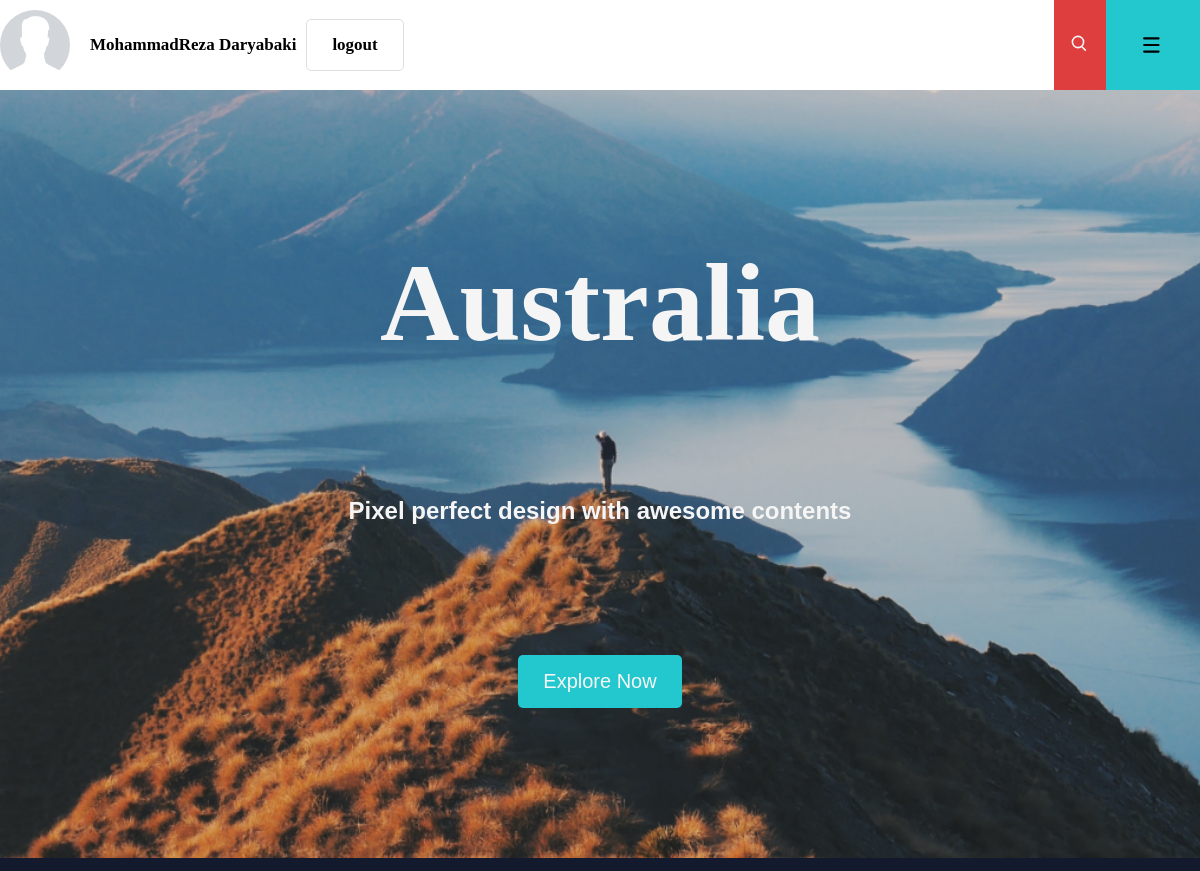
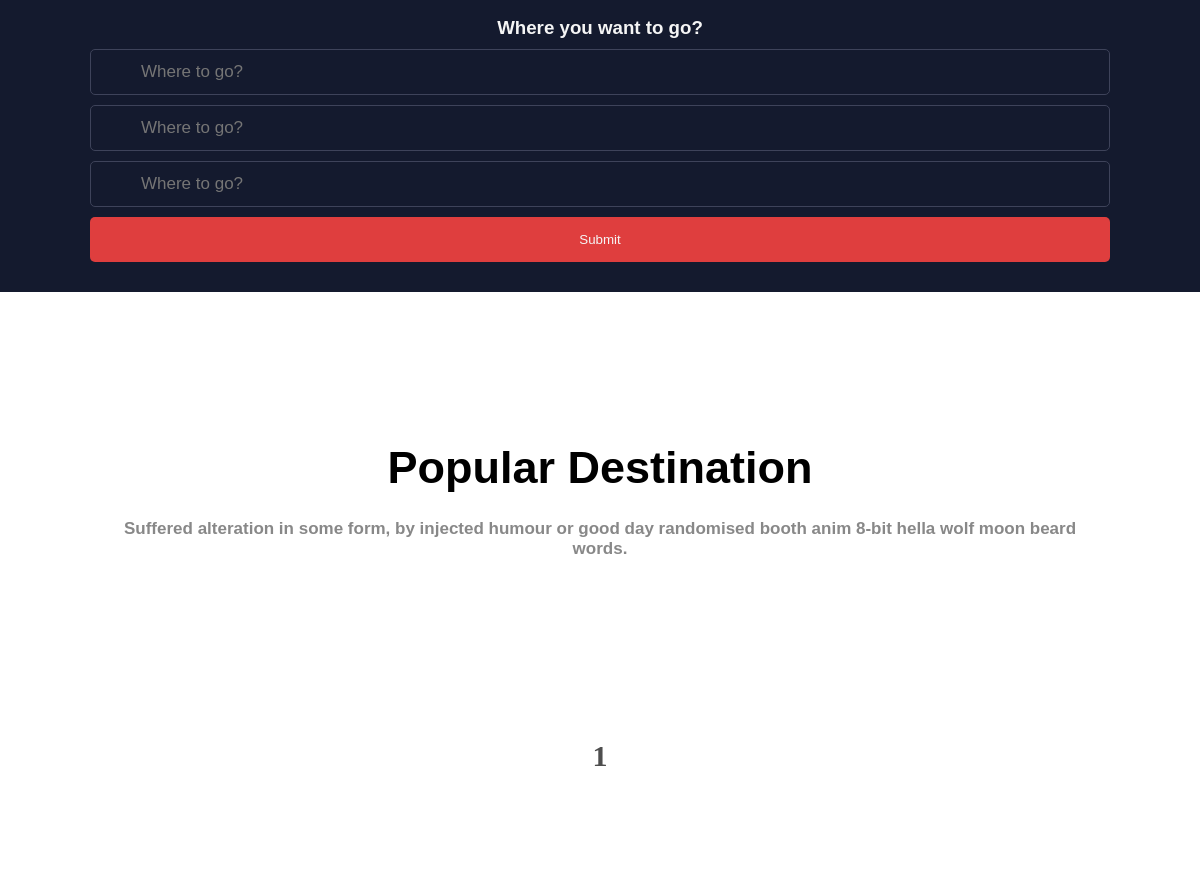
The app's page /home (signed in, upper part), older data (2 pictures, top to bottom).
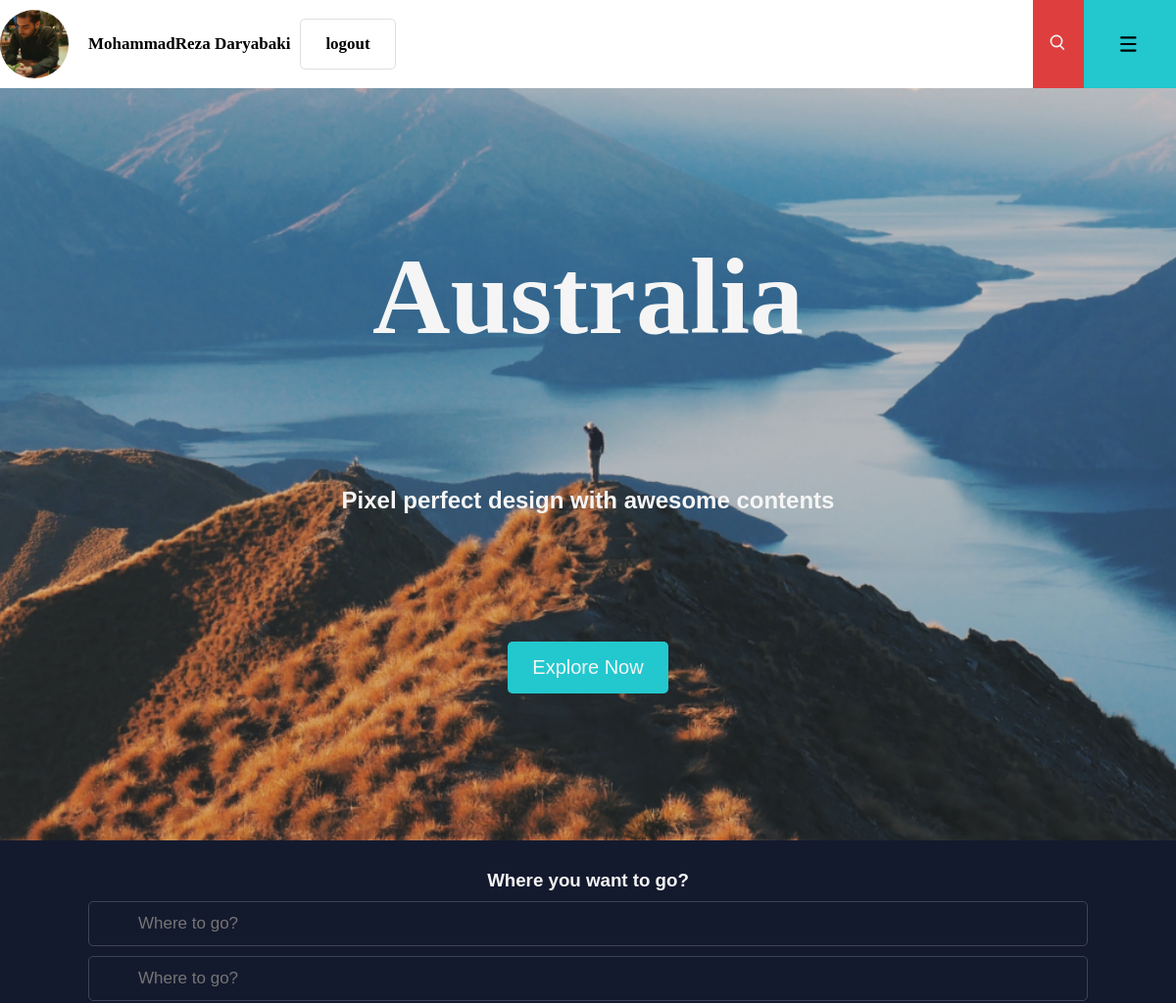
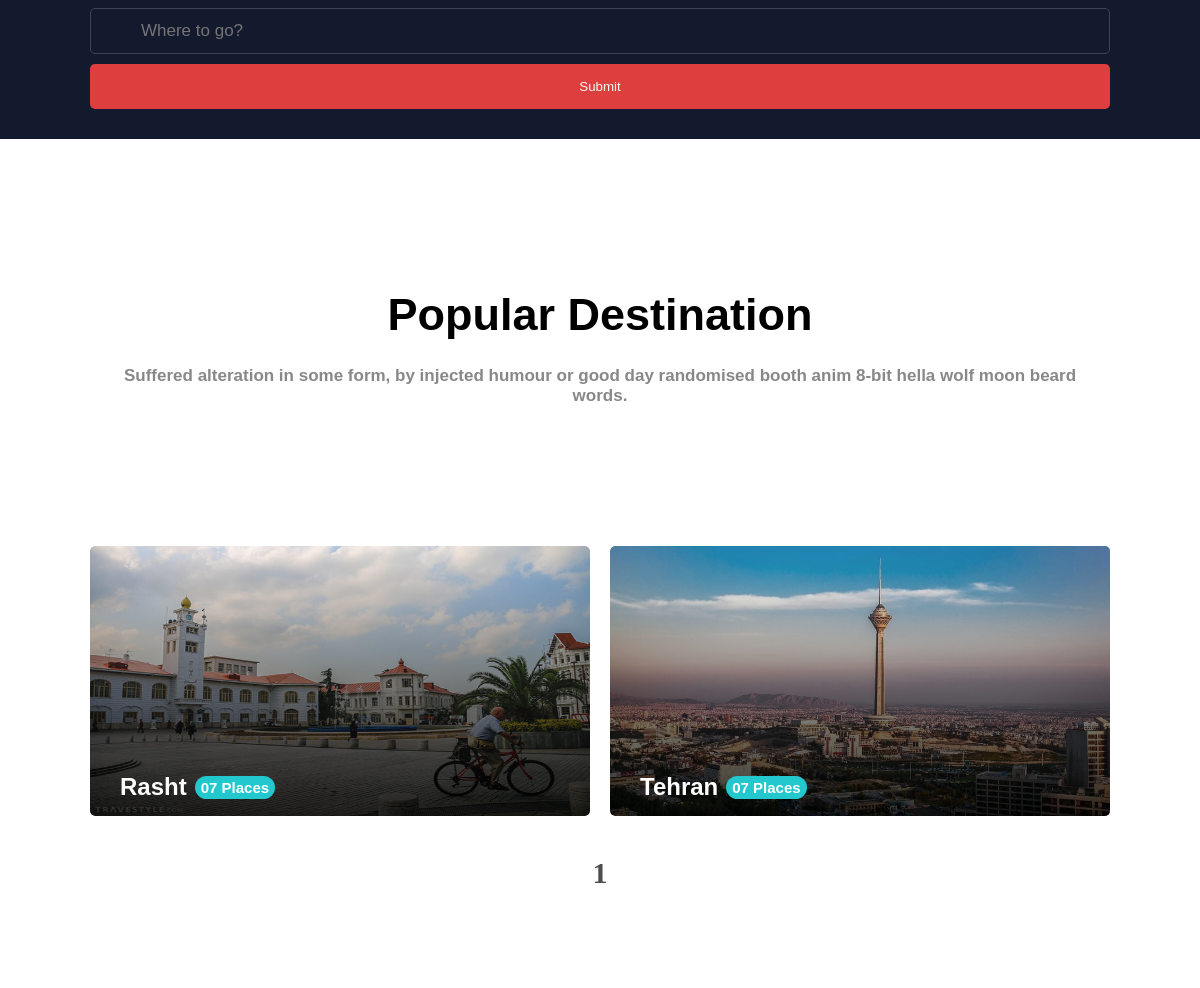
The same page, newer data (2 pictures, top to bottom).
### accounts/models.py (models this page shows, shortened)
class User(AbstractUser):
    profile_pic = models.ImageField(upload_to='user_pic', default='user_pic/nobody-face.jpg', blank=True, null=True)
    first_name = models.CharField(max_length=30, default='new ')
    last_name = models.CharField(max_length=30, default='user')
    phone = models.CharField(max_length=30, null=True)
    national_code = models.CharField(max_length=10, null=True)
    class Meta:
        verbose_name_plural = "Users"

### website/models.py (models this page shows, shortened)
class Destination(models.Model):
    city_id = models.ForeignKey(City, on_delete=models.SET_NULL, null=True) # Foreign key
    description = models.TextField()
    img = models.ImageField(upload_to='destination_images/', default='destination_images/no_img.jpg')
    counted_views = models.IntegerField(default=0)
    status = models.BooleanField(default=False)
    published_date = models.DateTimeField(null=True)
    created_date = models.DateTimeField(auto_now_add=True)
    updated_date = models.DateTimeField(auto_now=True)
    class Meta: # generally
        ordering = ['created_date']

class City(models.Model):
    name = models.CharField(max_length=255)
    country_id = models.ForeignKey(Country, on_delete=models.SET_NULL, null=True) # Foreign key
    created_date = models.DateTimeField(auto_now_add=True)
    updated_date = models.DateTimeField(auto_now=True)
    class Meta: # generally
        ordering = ['created_date']
    def __str__(self):
        return "{} - {}".format(self.name, self.id)

### website/views.py (the view)
# urls.py: path('home', home_view, name="home"),
def home_view(request):
    dests = Destination.objects.filter(status=1)
    dests = Paginator(dests, 6)
    try:
        page_number = request.GET.get('page')
        dests = dests.get_page(page_number)
    except PageNotAnInteger:
        dests = dests.get_page(1)
    except EmptyPage:
        dests = dests.get_page(1)
    context = {'dests':dests}
    return render(request, 'home.html', context)

### website/templatetags/website_tags.py (called while the page is built)
@register.filter(name='split_dash')
def split_dash(value):
    return str(value).split('-')[0].strip().capitalize()

### templates/home.html (shortened to what this page needs)
{% extends "base.html" %}
{% load static %}
{% load website_tags %}
{% block define_style %}
<link rel="stylesheet" href="{% static 'home-style/css/home.css' %}">
<link rel="stylesheet" href="{% static 'home-style/css/media-queries.css' %}">
{% endblock %}
{% block content %}
<div class="banner">
    <h1 class="banner-title">Australia</h1>
    <h3 class="banner-text">Pixel perfect design with awesome contents</h3>
    <button class="btn explore-btn">Explore Now</button>
</div>
<div class="input-box">
    <form class="inputs" action="">
        <h3 class="input-text">Where you want to go?</h3>
        <input class="search-input" type="search" placeholder="Where to go?">
        <input class="search-input" type="search" placeholder="Where to go?">
        <input class="search-input" type="search" placeholder="Where to go?">
        <input class="btn submit-btn" type="submit" placeholder="Search">
    </form>
</div>
<div class="main-content">
    <h1 class="main-title">Popular Destination</h1>
    <h6 class="main-text">Suffered alteration in some form, by injected humour or good day randomised booth anim 8-bit
        hella wolf moon beard words.</h6>
    <div class="imgs-box">
        {% for dest in dests %}
        {% if dest.status == 1 %}
        <a class="img-content" href="/ticket/{{dest.id}}">
            <img src="{{dest.img.url}}" alt="">
            <div class="img-text">
                <h2 class="country">{{dest.city_id|split_dash}}</h2>
                <h3 class="number-places">07 Places</h3>
            </div>
            <div class="backdrop-content"></div>
        </a>
        {% endif %}
        {% endfor %}
    </div>
    <div class="pagination">
        <span class="step-links">
            <span class="current">
                {% for i in dests.paginator.page_range %}
                <a href="?page={{i}}">{{i}}</a>
                {% endfor %}
            </span>
        </span>
    </div>
</div>
{% endblock %}

### templates/base.html (shortened to what this page needs)
{% load static %}
<!DOCTYPE html>
<html lang="en">
<head>
    {% block define_style %}
    {% endblock %}
    <link rel="stylesheet" href="{% static 'base-style/css/style.css' %}">
    <link rel="stylesheet" href="{% static 'base-style/css/media-queries.css' %}">
</head>
<body spellcheck="false">
    <div class="flex-con">
        <div class="header">
            <div class="sign-log">
                {% if request.user.is_authenticated %}
                <img src="{{request.user.profile_pic.url}}" class="header-img-user" alt="" >
                <p class="logged" href="{% url 'accounts:signup' %}">
                    {{request.user.first_name}} {{request.user.last_name}}
                </p>
                <a class="header-btn logout-btn" href="{% url 'accounts:logout' %}">
                    logout
                </a>
                {% endif %}
            </div>
            <div class="header-logo">
                <div class="search-logo">
                    <i class="gg-search"></i>
                </div>
                <div class="menu-logo">
                    <i class="gg-menu-motion"></i>
                </div>
            </div>
        </div>
        {% block content %}
        {% endblock %}
    </div>
</body>
</html>

### statics/home-style/css/home.css (style rules this page uses)
.banner { background-image: url("../img/banner2.png"); background-size: cover; background-position: center; width: 100%; background-repeat: no-repeat; display: flex; height: 100%; justify-content: center; align-items: center; flex-direction: column; color: var(--white); padding: 150px 0; text-align: center; }
.banner-title { font-size: 110px; font-family: 'PrincessSofia'; width: 80%; }
.banner-text { margin: 130px 0; font-size: 24px; }
.btn { border: none; border-radius: 5px; padding: 15px 25px; color: var(--white); }
.explore-btn { background-color: var(--lightBlue); font-size: 20px; font-weight: normal; cursor: pointer; transition: all 0.3s ease-in-out; padding: 15px 25px; }
.input-box { background-color: var(--darkBlue); display: flex; padding: 30px 0; justify-content: space-around; align-items: center; }
.submit-btn { background-color: var(--red); cursor: pointer; transition: all 0.2s ease-in-out; }
.search-input { color: var(--white); padding: 12px 50px; background-color: var(--darkBlue); border: none; width: 300px; appearance: none; border: 1px solid rgb(62, 67, 90); border-radius: 5px; outline: none; font-size: 17px; }
.input-text { color: var(--white); }
.inputs { display: flex; align-items: center; justify-content: space-around; width: 85%; }
.main-content { background-color: #fff; display: flex; justify-content: center; align-items: center; flex-direction: column; padding: 20px 0; text-align: center; cursor: pointer; }
.main-content img { border-radius: 5px; }
.main-title { margin-top: 130px; margin-bottom: 25px; font-size: 45px; }
.main-text { color: rgb(136, 136, 136); font-size: 17px; width: 80%; }
.imgs-box { width: 100%; display: grid; justify-content: center; grid-template-columns: auto auto auto; gap: 20px; margin-top: 140px; }
.img-content { transition: all 0.2s linear; height: 270px; border-radius: 5px; position: relative; overflow:hidden; width: 500px; }
.img-content > img { min-width:100%; height: 270px; position: absolute; left: 0; top: 0; }
.country { margin-right: 8px; }
.number-places { background-color: var(--lightBlue); border-radius: 13px; padding: 3px 6px; font-size: 15px; }
.img-text { display: flex; justify-content: center; align-items: center; position: absolute; left: 30px; bottom: 15px; color: rgb(255, 255, 255); z-index: 10; }
.backdrop-content { position: absolute; left: 0; bottom: 0; height: 100%; width: 100%; display: block; background: rgb(0, 0, 0); background: linear-gradient(0deg, rgba(0, 0, 0, 0.8010610079575597) 0%, rgba(255, 255, 255, 0.12997347480106103) 100%); z-index: 2; border-radius: 5px; }
.pagination { margin: 40px 0 60px 0; font-family: 'Nunito'; font-weight: 700; font-size: 30px; color: rgb(91, 91, 91); }
.pagination > span > span > a { color: rgb(78, 78, 78); padding: 7px 13px; transition: 0.3s all ease-in; }
.pagination > span > span { margin: 0 10px; }
.step-links { display: flex; align-items: center; justify-content: space-between; }

### statics/home-style/css/media-queries.css (style rules this page uses)
@media (max-width: 1200px) { .search-logo { padding: 38px 20px; } }
@media (max-width: 1200px) { .menu-logo { display: block; } }
@media (max-width: 1200px) { .header { display: flex; justify-content: space-between; align-items: center; } }
@media (max-width: 1200px) { .search-input { width: 100%; } }
@media (max-width: 1200px) { .inputs { flex-direction: column; } }
@media (max-width: 1200px) { .submit-btn { width: 100%; } }
@media (max-width: 1200px) { .inputs input { margin-top: 10px; width: 100%; } }
@media (max-width: 1200px) { .imgs-box { grid-template-columns: auto auto; } }

### statics/base-style/css/media-queries.css (style rules this page uses)
@media (max-width: 1200px) { .search-logo { padding: 38px 20px; } }
@media (max-width: 1200px) { .menu-logo { display: block; } }
@media (max-width: 1200px) { .header { display: flex; justify-content: space-between; align-items: center; } }
@media (max-width: 1200px) { .search-input { width: 100%; } }
@media (max-width: 1200px) { .inputs { flex-direction: column; } }
@media (max-width: 1200px) { .submit-btn { width: 100%; } }
@media (max-width: 1200px) { .inputs input { margin-top: 10px; width: 100%; } }
@media (max-width: 1200px) { .imgs-box { grid-template-columns: auto auto; } }

Row changes from the older to the newer data that the page shows:
changed User "MohammadReza": user.profile_pic: a different picture
added Destination: img (picture), city_id|split_dash "Rasht"
added Destination: img (picture), city_id|split_dash "Tehran"
